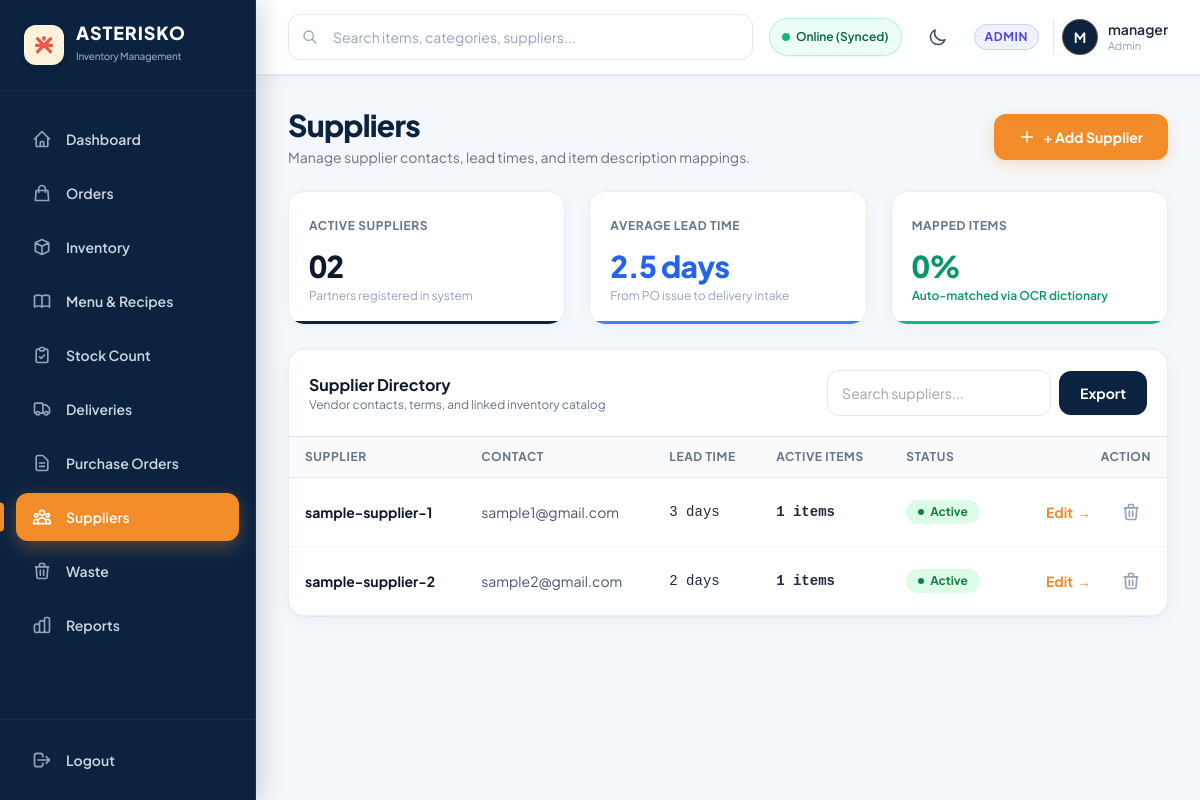
Before: /pages/manage_suppliers.php (signed in) with the older database file.
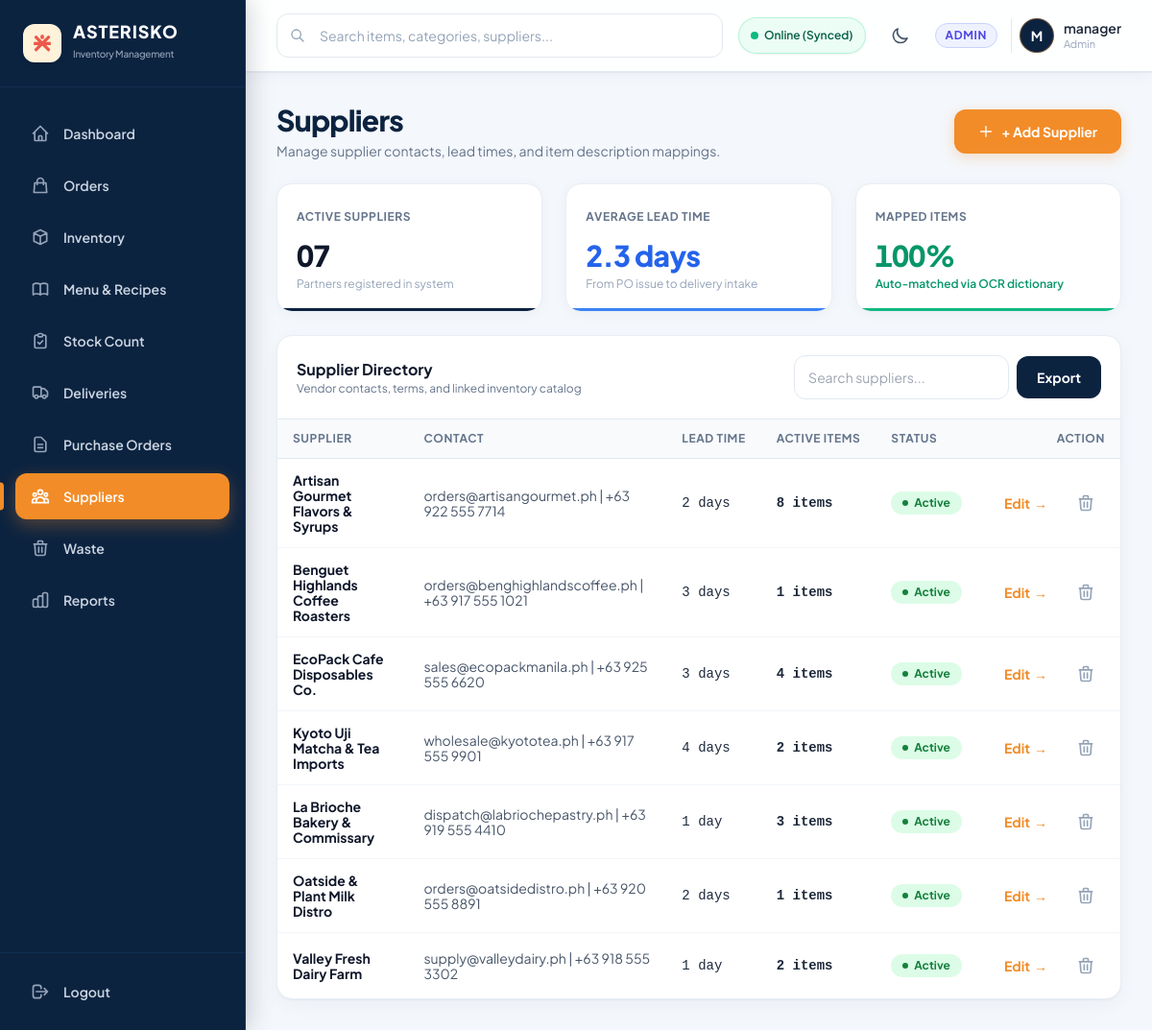
After: the same page with the newer database file.
### pages/manage_suppliers.php (the view, shortened to what the changed rows need)
<?php
require_once __DIR__ . '/../config/db.php';
$suppliers = $pdo->query("
    SELECT s.*, s.NAME AS NAME, s.NAME AS name, COUNT(si.id) AS total_items
    FROM suppliers s
    LEFT JOIN stock_items si ON si.supplier_id = s.id AND si.is_active = 1
    GROUP BY s.id
    ORDER BY s.is_active DESC, s.NAME
")->fetchAll(PDO::FETCH_ASSOC);
$activeSuppliersCount = count(array_filter($suppliers, fn($s) => $s['is_active'] == 1));
$avgLeadTime = count($suppliers) > 0 ? round(array_sum(array_column($suppliers, 'lead_time_days')) / count($suppliers), 1) : 2.4;
$supMetrics = $pdo->query("
    SELECT
        (SELECT COUNT(*) FROM supplier_mappings) AS total_mappings,
        (SELECT COUNT(*) FROM stock_items WHERE is_active = 1) AS total_items
")->fetch(PDO::FETCH_ASSOC);
$totalMappings = (int)($supMetrics['total_mappings'] ?? 0);
$totalItemsAll = (int)($supMetrics['total_items'] ?? 0);
$mappedPct = $totalItemsAll > 0 ? min(100, round(($totalMappings / $totalItemsAll) * 100)) : 86;
?>
<!DOCTYPE html>
<html lang="en">
<head>
    <?php require_once __DIR__ . '/../includes/head.php'; ?>
</head>
<body class="bg-[#F4F7FB] dark:bg-[#071526] text-slate-800 dark:text-slate-100 min-h-screen">
    <?php require_once __DIR__ . '/../includes/sidebar.php'; ?>
    <div class="lg:pl-64 flex flex-col min-h-screen">
        <main class="flex-1 p-4 sm:p-6 lg:p-8 space-y-6 max-w-7xl w-full mx-auto">
            <div class="flex flex-col sm:flex-row sm:items-center sm:justify-between gap-4">
                <div>
                    <h1 class="text-2xl sm:text-3xl font-extrabold text-slate-900 dark:text-white tracking-tight">Suppliers</h1>
                </div>
            </div>
            <div class="grid grid-cols-1 sm:grid-cols-3 gap-4 sm:gap-6">
                <div class="stat-card p-5" style="--stat-accent: #0C2340;">
                    <div class="mt-3">
                        <span class="text-3xl font-extrabold text-slate-900 dark:text-white tracking-tight"><?= sprintf('%02d', $activeSuppliersCount) ?></span>
                        <p class="text-xs text-slate-400 mt-1">Partners registered in system</p>
                    </div>
                </div>
                <div class="stat-card p-5" style="--stat-accent: #3B82F6;">
                    <div class="mt-3">
                        <span class="text-3xl font-extrabold text-blue-600 dark:text-blue-400 tracking-tight"><?= $avgLeadTime ?> days</span>
                        <p class="text-xs text-slate-400 mt-1">From PO issue to delivery intake</p>
                    </div>
                </div>
                <div class="stat-card p-5" style="--stat-accent: #10B981;">
                    <div class="mt-3">
                        <span class="text-3xl font-extrabold text-emerald-600 dark:text-emerald-400 tracking-tight"><?= $mappedPct ?>%</span>
                        <p class="text-xs text-emerald-600 dark:text-emerald-400 font-semibold mt-1">Auto-matched via OCR dictionary</p>
                    </div>
                </div>
            </div>
            <div class="bg-white dark:bg-[#0C2340] rounded-2xl shadow-sm border border-slate-200/80 dark:border-[#15345C] overflow-hidden">
                <div class="p-5 border-b border-slate-200 dark:border-[#15345C] flex flex-col sm:flex-row justify-between items-center gap-3">
                    <div>
                        <h2 class="font-bold text-base text-slate-900 dark:text-white">Supplier Directory</h2>
                    </div>
                </div>
                <div class="overflow-x-auto">
                    <table class="w-full text-xs text-left" id="suppliers-table">
                        <thead>
                            <tr>
                                <th>Supplier</th>
                                <th>Contact</th>
                                <th>Lead Time</th>
                                <th>Active Items</th>
                                <th>Status</th>
                                <th class="text-right">Action</th>
                            </tr>
                        </thead>
                        <tbody>
                            <?php foreach ($suppliers as $sup): ?>
                            <tr class="<?= !$sup['is_active'] ? 'opacity-50 bg-slate-50 dark:bg-slate-900/30' : '' ?>">
                                <td class="font-bold text-slate-900 dark:text-white">
                                    <?= htmlspecialchars($sup['NAME'] ?? $sup['name']) ?>
                                </td>
                                <td class="text-slate-600 dark:text-slate-300">
                                    <?= !empty($sup['contact_details']) ? htmlspecialchars($sup['contact_details']) : '<span class="text-slate-400 italic">No contact details</span>' ?>
                                </td>
                                <td class="font-mono">
                                    <?= $sup['lead_time_days'] ?> <?= $sup['lead_time_days'] == 1 ? 'day' : 'days' ?>
                                </td>
                                <td class="font-mono font-bold">
                                    <?= $sup['total_items'] ?> items
                                </td>
                                <td>
                                    <?php if ($sup['is_active']): ?>
                                        <span class="badge-good">Active</span>
                                    <?php else: ?>
                                        <span class="badge-danger">Inactive</span>
                                    <?php endif; ?>
                                </td>
                                <td class="text-right">
                                    <div class="inline-flex items-center gap-2">
                                        <button type="button"
                                                onclick='openEditModal(<?= json_encode($sup) ?>)'
                                                class="btn-link text-[#F28C28] hover:text-[#E07B18] hover:bg-orange-50 dark:hover:bg-[#132E52] font-bold text-xs sm:text-sm inline-flex items-center gap-1 whitespace-nowrap shrink-0">
                                            Edit <span aria-hidden="true">&rarr;</span>
                                        </button>
                                        <form method="POST" class="inline-flex" onsubmit="return confirm('Toggle active status?');">
                                            <button type="submit" class="btn-icon w-10 h-10 inline-flex items-center justify-center rounded-xl text-slate-400 hover:text-rose-500 hover:bg-rose-50 dark:hover:bg-rose-950/30 transition-colors shrink-0" title="Toggle Active">
                                                <svg class="w-4 h-4 sm:w-5 sm:h-5" fill="none" stroke="currentColor" viewBox="0 0 24 24"><path stroke-linecap="round" stroke-linejoin="round" stroke-width="2" d="M19 7l-.867 12.142A2 2 0 0116.138 21H7.862a2 2 0 01-1.995-1.858L5 7m5 4v6m4-6v6m1-10V4a1 1 0 00-1-1h-4a1 1 0 00-1 1v3M4 7h16"/></svg>
                                            </button>
                                        </form>
                                    </div>
                                </td>
                            </tr>
                            <?php endforeach; ?>
                        </tbody>
                    </table>
                </div>
            </div>
        </main>
    </div>
</body>
</html>

Changed rows visible on the page:
removed suppliers: NAME "sample-supplier-2", contact_details "sample2@gmail.com", lead_time_days "2", total_items "1", is_active "Active"
added suppliers: NAME "Artisan Gourmet Flavors & Syrups", contact_details "orders@artisangourmet.ph | +63 922 555 7714", lead_time_days "2", total_items "8", is_active "Active"
changed suppliers: NAME "sample-supplier-1" → "Benguet Highlands Coffee Roasters"; contact_details "sample1@gmail.com" → "orders@benghighlandscoffee.ph | +63 917 555 1021"
added suppliers: NAME "EcoPack Cafe Disposables Co.", contact_details "sales@ecopackmanila.ph | +63 925 555 6620", lead_time_days "3", total_items "4", is_active "Active"
added suppliers: NAME "Kyoto Uji Matcha & Tea Imports", contact_details "wholesale@kyototea.ph | +63 917 555 9901", lead_time_days "4", total_items "2", is_active "Active"
added suppliers: NAME "La Brioche Bakery & Commissary", contact_details "dispatch@labriochepastry.ph | +63 919 555 4410", lead_time_days "1", total_items "3", is_active "Active"
added suppliers: NAME "Oatside & Plant Milk Distro", contact_details "orders@oatsidedistro.ph | +63 920 555 8891", lead_time_days "2", total_items "1", is_active "Active"
added suppliers: NAME "Valley Fresh Dairy Farm", contact_details "supply@valleydairy.ph | +63 918 555 3302", lead_time_days "1", total_items "2", is_active "Active"
Other visible differences:
$activeSuppliersCount: "02" → "07"
$avgLeadTime: "2.5" → "2.3"
$mappedPct: "0" → "100"
